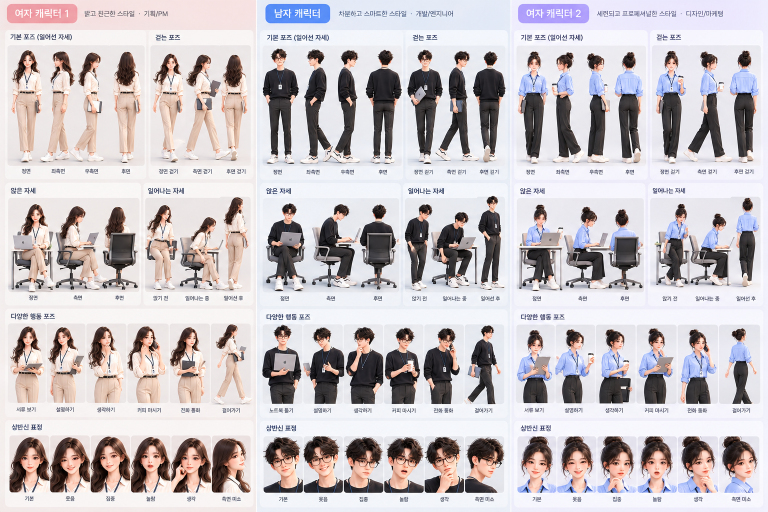
#> input picture docs/ref/character-sheet-v2.png, 1536 x 1024 px (shown at 1/2 size)
$ python cut.py
#> lines starting #> are read from the running program, lines starting #| are printed output that depends on the picture
"""캐릭터 시트(docs/ref/character-sheet-v2.png)를 포즈별 투명 PNG 로 잘라 web/sprites/ 에 저장한다.

  python3 scripts/sprites/cut.py      # Pillow·numpy·scipy 필요, macOS 14 이상(Vision 피사체 분리)

1) 칸(패널)마다 macOS Vision 으로 전경 마스크를 뽑아 합치고
2) 세로 투영의 골짜기로 칸을 나누고, 머리·몸통을 씨앗으로 이어진 픽셀을 따라 인물을 가른 뒤(표정은 같은 폭의 카드)
3) 인물마다 큰 덩어리만 남기고(옆 인물의 신발 조각 제거), 가장자리에 섞인 배경색을 빼고(어두운 장면의 흰 테두리 방지)
4) 몸 프레임은 캐릭터별 아틀라스(web/sprites/<이름>.png, 2의 거듭제곱 크기)로,
   표정은 아바타용 정사각형 띠(web/sprites/<이름>-faces.png)로 저장하고
5) 좌표표를 web/sprites/sprites.js(window.SPRITE_META) 로 쓴다.
   프레임 값: [x, y, w, h, ax(발 중심 x, px), ppu(월드 1 단위당 px)]
"""
import json
import subprocess
import sys
import tempfile
from pathlib import Path

import numpy as np
from PIL import Image
from scipy import ndimage

ROOT = Path(__file__).resolve().parents[2]
SHEET = ROOT / "docs/ref/character-sheet-v2.png"
OUT = ROOT / "web/sprites"
HERE = Path(__file__).resolve().parent

PPU = 225 / 1.75  # 서 있는 정면(약 225px)이 키 1.75 가 되게. 1·2번째 줄(서기·걷기·앉기·일어나기)은 같은 배율로 그려져 있다
COLS = {"claude": 0, "gpt": 512, "gemini": 1024}  # 캐릭터 열의 왼쪽 x (시트 1536px 기준)
# 칸: (종류, x0, y0, x1, y1 — 열 기준, 인물 이름들). 이름 끝 R/L 은 인물이 화면에서 바라보는 쪽. face 는 같은 폭의 카드
PANELS = [
    ("stand", 14, 92, 292, 334, ["front", "sideL", "sideR", "back"]),
    ("walk", 300, 92, 504, 334, ["front", "sideR", "back"]),
    ("sit", 14, 398, 282, 592, ["front", "sideR", "back"]),
    ("rise", 290, 398, 504, 592, ["before", "middle", "after"]),
    ("face", 14, 868, 506, 992, ["기본", "웃음", "집중", "놀람", "생각", "측면"]),
]
# '다양한 행동 포즈' 칸은 허벅지에서 잘려 있고 흰 스티커 외곽선이 있어 3D 에 쓰지 않는다
# 자동으로 떼어지지 않는 조각(옆 사람과 맞닿은 신발 끝)을 지울 사각형: 프레임 bbox 기준 (x0, y0, x1, y1) px
ERASE = {("claude", "stand.sideL"): [(60, 190, 80, 216)]}


def vmask_bin() -> Path:
    exe = Path(tempfile.gettempdir()) / "agent-vmask"
    src = HERE / "vmask.swift"
    if not exe.exists() or exe.stat().st_mtime < src.stat().st_mtime:
        subprocess.run(["swiftc", "-O", str(src), "-o", str(exe)], check=True)
    return exe


def fg_mask(img: Image.Image, tmp: Path) -> np.ndarray:
    """Vision 인스턴스 마스크를 모두 합친 전경 알파(0~255)."""
    src, md = tmp / "panel.png", tmp / "m"
    img.save(src)
    for f in md.glob("*.png"):
        f.unlink()
    subprocess.run([str(vmask_bin()), str(src), str(md)], check=True, capture_output=True)
    acc = np.zeros((img.height, img.width), np.uint8)
    for f in md.glob("mask_*.png"):
        acc = np.maximum(acc, np.array(Image.open(f).convert("L")))
    return acc


def valley_edges(alpha: np.ndarray, n: int) -> list:
    """세로 투영에서 인물 n 명 사이의 가장 얕은 골짜기 n-1 개로 x 경계를 정한다."""
    a = np.convolve((alpha > 96).sum(axis=0).astype(float), np.ones(5) / 5, mode="same")
    xs = np.nonzero(a > 0)[0]
    lo, hi = int(xs[0]), int(xs[-1])
    w = (hi - lo) / n
    cuts = [int(lo + w * i - w * .35) + int(np.argmin(a[int(lo + w * i - w * .35):int(lo + w * i + w * .35)])) for i in range(1, n)]
    return [lo] + cuts + [hi + 1]


# [98 lines left out: functions split_geodesic, keep_main, local_bg, clean_rgba, pack, not called in this run]


def main():
    sheet = Image.open(SHEET).convert("RGB")
#> sheet is the input picture: PIL image 1536x1024 RGB; mean R, G, B 200, 193.6, 196.8
    OUT.mkdir(parents=True, exist_ok=True)
    meta = {"source": f"docs/ref/{SHEET.name}", "ppu": PPU, "chars": {}}
    with tempfile.TemporaryDirectory() as td:
        tmp = Path(td)
        for who, cx in COLS.items():
            body, faces, info = [], [], {}
            for kind, x0, y0, x1, y1, names in PANELS:
                panel = sheet.crop((cx + x0, y0, cx + x1, y1))
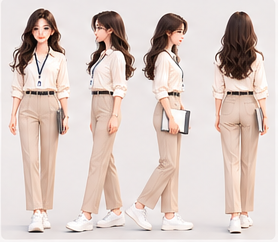
#> panel: PIL image 278x242 RGB; mean R, G, B 218.6, 203.7, 197.9
                rgb = np.array(panel)
                if kind == "face":  # 카드 가운데 위쪽의 정사각형(머리~턱) — 둥근 아바타용
                    edges = np.linspace(0, panel.width, len(names) + 1).astype(int)
                    for i, name in enumerate(names):
                        a0, a1 = int(edges[i]) + 3, int(edges[i + 1]) - 3
                        side = int((a1 - a0) * .9)
                        fx, fy = a0 + (a1 - a0 - side) // 2, int(panel.height * .1)
                        faces.append((name, panel.crop((fx, fy, fx + side, fy + side))))
                    continue
                alpha = fg_mask(panel, tmp)
#> alpha: shape (242, 278); every value is 0
                lab = split_geodesic(alpha, valley_edges(alpha, len(names)))
#> in valley_edges, `a = np.convolve((alpha > 96).sum(axis=0).astype(float), np.ones(5) / 5..`: a = 278 values from 0 to 0
#> in valley_edges, `xs = np.nonzero(a > 0)[0]`: xs = empty array
                bg = local_bg(rgb, alpha)
                for i, name in enumerate(names):
                    key = f"{kind}.{name}"
                    al = keep_main(np.where(lab == i + 1, alpha, 0).astype(np.uint8))
                    ys, xs = np.nonzero(al > 8)
                    if not len(xs):
                        print("빈 인물:", who, key, file=sys.stderr)
                        continue
                    for ex0, ey0, ex1, ey1 in ERASE.get((who, key), []):
                        al[ys.min() + ey0:ys.min() + ey1, xs.min() + ex0:xs.min() + ex1] = 0
                    ys, xs = np.nonzero(al > 8)
                    bx0, bx1, by0, by1 = xs.min(), xs.max() + 1, ys.min(), ys.max() + 1
                    rgba = clean_rgba(rgb[by0:by1, bx0:bx1], al[by0:by1, bx0:bx1], bg[by0:by1, bx0:bx1])
                    img = Image.fromarray(rgba, "RGBA")
                    # 발(바닥에 닿는 부분) 중심: 아래 6% 줄의 알파 무게중심
                    foot = rgba[int(img.height * .94):, :, 3].astype(float)
                    ax = float((foot.sum(axis=0) * np.arange(img.width)).sum() / max(1, foot.sum()))
                    body.append((key, img))
                    info[key] = [round(ax, 1), round(PPU, 3)]
            atlas, pos = pack(body, 1024)
            atlas.save(OUT / f"{who}.png", optimize=True)
            fw = min(f.width for _, f in faces)
            strip = Image.new("RGB", (fw * len(faces), fw), (255, 255, 255))
            for i, (_, f) in enumerate(faces):
                strip.paste(f.resize((fw, fw), Image.LANCZOS), (i * fw, 0))
            strip.save(OUT / f"{who}-faces.png", optimize=True)
            meta["chars"][who] = {
                "atlas": f"sprites/{who}.png", "size": list(atlas.size),
                "frames": {k: [*pos[k], img.width, img.height, *info[k]] for k, img in body},
                "faces": {"src": f"sprites/{who}-faces.png", "size": fw, "names": [n for n, _ in faces]},
            }
            print(who, f"몸 {len(body)}장 {atlas.size}, 표정 {len(faces)}장")
    js = "/* scripts/sprites/cut.py 가 만든 파일 — 직접 고치지 말 것 */\nwindow.SPRITE_META = " + json.dumps(meta, ensure_ascii=False) + ";\n"
    (OUT / "sprites.js").write_text(js)
    old = OUT / "sprites.json"
    if old.exists():
        old.unlink()


if __name__ == "__main__":
#> (the run stopped early here; a loop or call above may not have finished)

$ run again, with docs/ref/characters-office-life-v1.png copied over docs/ref/character-sheet-v2.png
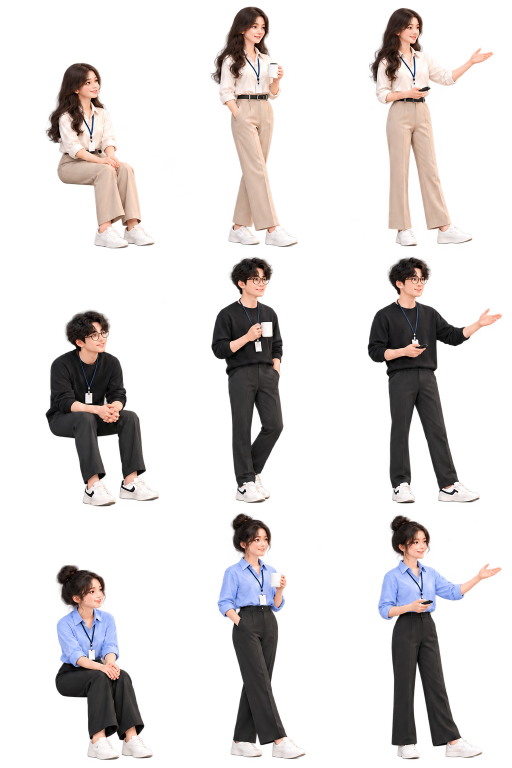
#> input picture docs/ref/characters-office-life-v1.png, 1024 x 1536 px (shown at 1/2 size)
#> in main, `sheet = Image.open(SHEET).convert("RGB")`:
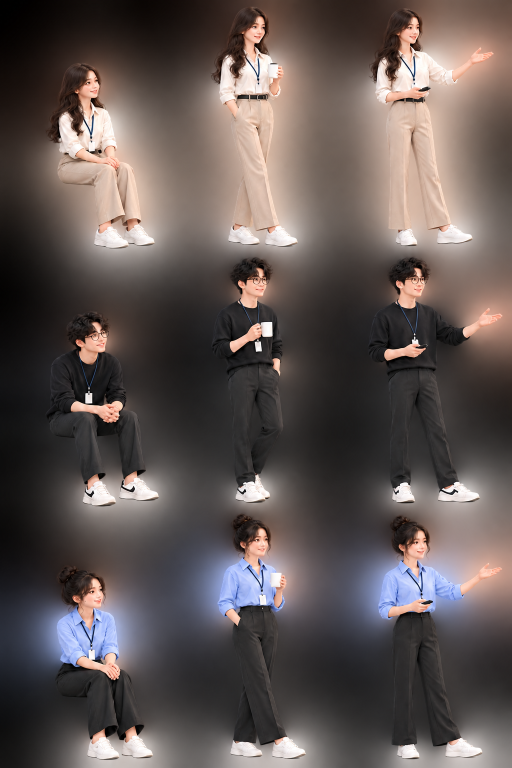
#> sheet: PIL image 1024x1536 RGB (shown at 1/2 size); mean R, G, B 96.3, 86.3, 84.1
#> in main, `panel = sheet.crop((cx + x0, y0, cx + x1, y1))`:
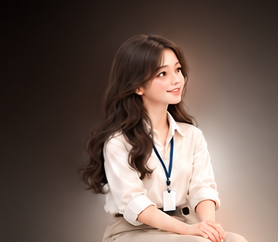
#> panel: PIL image 278x242 RGB; mean R, G, B 108.8, 91, 82.5
#> alpha: shape (242, 278); every value is 0
#> a = 278 values from 0 to 0
#> xs = empty array
